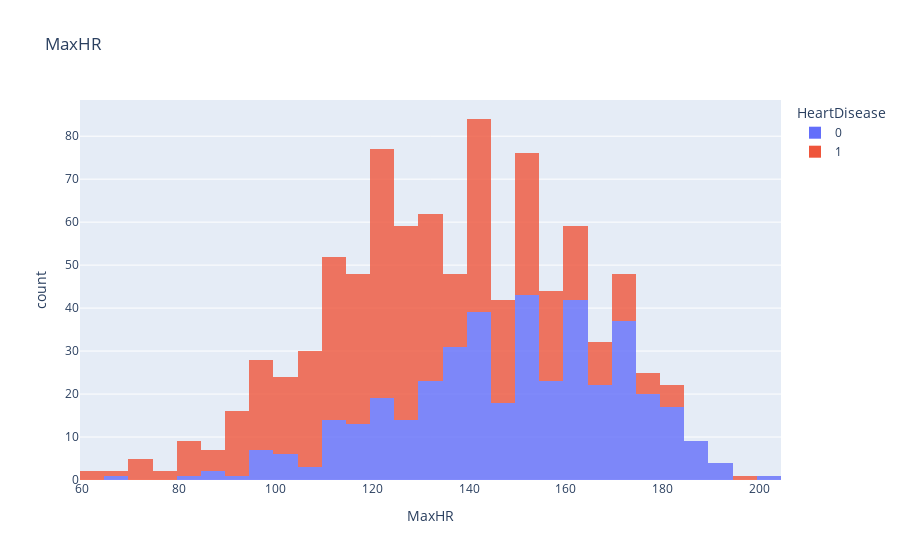

Notebook code cell kept with this figure:
### Code cell
fig = px.histogram(df, x='MaxHR', title='MaxHR', color='HeartDisease', opacity=0.8)
fig.show()

### Figure 1 — Plotly figure (JSON) as saved in the notebook; plotly's stock layout.template omitted (floating-point values rounded to 4 significant figures; data arrays with more than 128 entries replaced by an {"elided": "..."} marker saying what was removed)
{"data": [{"alignmentgroup": "True", "bingroup": "x", "hovertemplate": "HeartDisease=0<br>MaxHR=%{x}<br>count=%{y}<extra></extra>", "legendgroup": "0", "marker": {"color": "#636efa", "opacity": 0.8, "pattern": {"shape": ""}}, "name": "0", "offsetgroup": "0", "orientation": "v", "showlegend": true, "type": "histogram", "x": {"elided": "410 int values"}, "xaxis": "x", "yaxis": "y"}, {"alignmentgroup": "True", "bingroup": "x", "hovertemplate": "HeartDisease=1<br>MaxHR=%{x}<br>count=%{y}<extra></extra>", "legendgroup": "1", "marker": {"color": "#EF553B", "opacity": 0.8, "pattern": {"shape": ""}}, "name": "1", "offsetgroup": "1", "orientation": "v", "showlegend": true, "type": "histogram", "x": {"elided": "508 int values"}, "xaxis": "x", "yaxis": "y"}], "layout": {"barmode": "relative", "legend": {"title": {"text": "HeartDisease"}, "tracegroupgap": 0}, "title": {"text": "MaxHR"}, "xaxis": {"anchor": "y", "domain": [0, 1], "title": {"text": "MaxHR"}}, "yaxis": {"anchor": "x", "domain": [0, 1], "title": {"text": "count"}}}}
